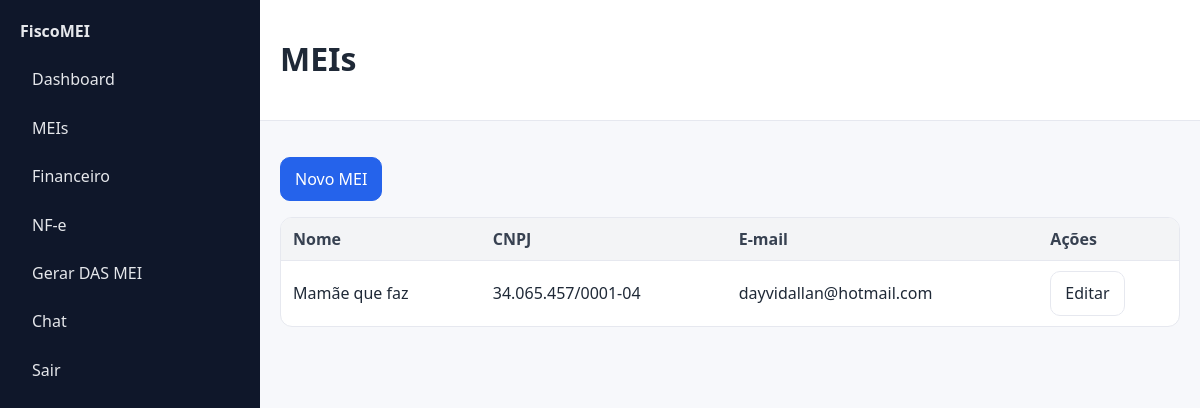
Page /mei/ (signed in) on the committed database.
### apps/mei/models.py (models this page shows, shortened)
class MEI(models.Model):
    owner_name = models.CharField('Nome do titular', max_length=120)
    cpf = models.CharField('CPF', max_length=14, blank=True)
    cnpj = models.CharField('CNPJ', max_length=18, unique=True)
    trade_name = models.CharField('Nome fantasia', max_length=120, blank=True)
    corporate_name = models.CharField('Razão social', max_length=180, blank=True)
    email = models.EmailField(blank=True)
    phone = models.CharField(max_length=20, blank=True)
    address = models.CharField('Endereço', max_length=200, blank=True)
    city = models.CharField('Cidade', max_length=80, blank=True)
    state = models.CharField('UF', max_length=2, blank=True)
    cep = models.CharField('CEP', max_length=9, blank=True)
    im = models.CharField('Inscrição Municipal', max_length=40, blank=True)
    ie = models.CharField('Inscrição Estadual', max_length=40, blank=True)
    regime = models.CharField('Regime Tributário', max_length=50, default='SIMEI')
    created_at = models.DateTimeField(auto_now_add=True)
    class Meta: verbose_name='MEI'; verbose_name_plural='MEIs'

### apps/mei/views.py (the view)
# urls.py: path('', views.mei_list, name='list'),
@login_required
def mei_list(request):
    items = MEI.objects.order_by('-created_at')
    return render(request, 'mei/list.html', {'items': items})

### apps/mei/templates/mei/list.html
{% extends "base.html" %}
{% block header %}<h1>MEIs</h1>{% endblock %}
{% block content %}
<p><a class="btn primary" href="{% url 'mei:create' %}">Novo MEI</a></p>
<table>
  <thead><tr><th>Nome</th><th>CNPJ</th><th>E-mail</th><th>Ações</th></tr></thead>
  <tbody>
    {% for m in items %}
    <tr>
      <td><a href="{% url 'mei:detail' m.pk %}">{{ m.trade_name|default:m.owner_name }}</a></td>
      <td>{{ m.cnpj }}</td>
      <td>{{ m.email }}</td>
      <td><a class="btn" href="{% url 'mei:update' m.pk %}">Editar</a></td>
    </tr>
    {% empty %}<tr><td colspan="4">Nenhum MEI cadastrado.</td></tr>{% endfor %}
  </tbody>
</table>
{% endblock %}

### static/css/style.css (style rules this page uses)
:root { --bg:#f7f8fb;--card:#fff;--border:#e6e8ef;--ink:#1f2937;--muted:#6b7280;--brand:#2563eb }
* { box-sizing:border-box }
body { margin:0;background:var(--bg);color:var(--ink);font:16px/1.4 system-ui,-apple-system,Segoe UI,Roboto,Ubuntu }
a { color:var(--ink);text-decoration:none }
table { width:100%;border-collapse:separate;border-spacing:0;background:var(--card);border:1px solid var(--border);border-radius:12px;overflow:hidden }
th,td { padding:10px 12px;border-bottom:1px solid var(--border) }
th { background:#f3f4f6;text-align:left;color:#374151 }
tr:last-child td { border-bottom:0 }
.btn { display:inline-block;padding:10px 14px;border-radius:10px;border:1px solid var(--border);background:var(--card) }
.btn.primary { background:var(--brand);color:white;border-color:var(--brand) }

### rows in the picture
MEI: trade_name "Mamãe que faz", cnpj "34.065.457/0001-04", email "dayvidallan@hotmail.com"
